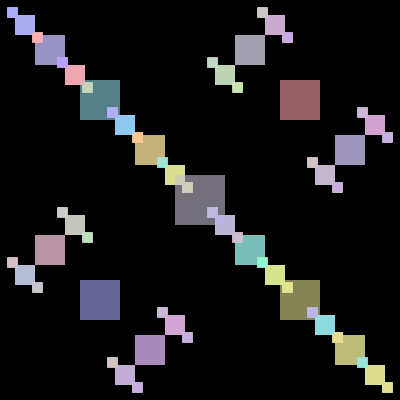
Frame 1 (no input)
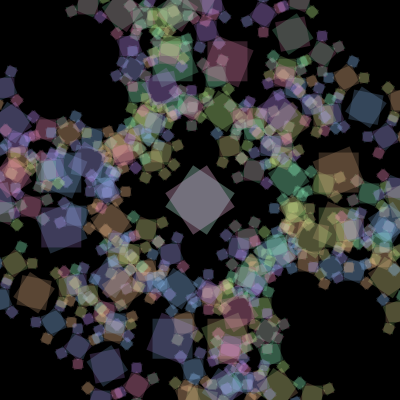
Frame 60 (the mouse pressed at the canvas centre just before this capture)
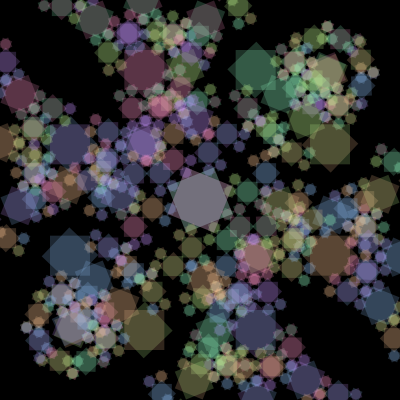
Frame 120 (the mouse held since frame 60 and released just before this capture)

The Processing sketch that drew these frames (run headless with seeded random() and noise(); from frame 60 on, the mouse is pressed at the canvas centre):

// Processing sketch: processing_603
// ── processing_603.pde

float rot_off = 0.0;
float rot_increment = 0.01;
float line_translate = 200;
int level = 0;

void setup() {
  size(400, 400);
  background(0);
  noStroke();
  smooth();
}

void draw () {
  background(0);

  Perline(line_translate, level, rot_off, 200, 255, 150, 50);
  Perline(line_translate, level, -rot_off, 255, 200, 150, 50);
  Perline(line_translate, level, rot_off + HALF_PI, 150, 200, 255, 50);
  Perline(line_translate, level, -rot_off + HALF_PI, 200, 150, 255, 50);

  rot_off += rot_increment;

  if (rot_off > TWO_PI) rot_off = 0;
}

void Perline(float tran, int lev, float rot, int r, int g, int b, int seethrough)
{
  if (lev < 5) {
    pushMatrix();
    translate(tran, tran);
    rotate(rot);  
    float size_them = 50 - (lev * 10);
    fill(r,g,b,seethrough);
    rectMode(CENTER);
    rect(0,0,size_them,size_them);

    lev += 1;
    tran /= 2;

    Perline(tran, lev, rot, r, g, b, seethrough);
    Perline(tran, lev, -rot, g, r, b, seethrough);
    Perline(-tran, lev, rot, b, g, r, seethrough);
    Perline(-tran, lev, -rot, b, g, r, seethrough);

    popMatrix(); 
  }
}
